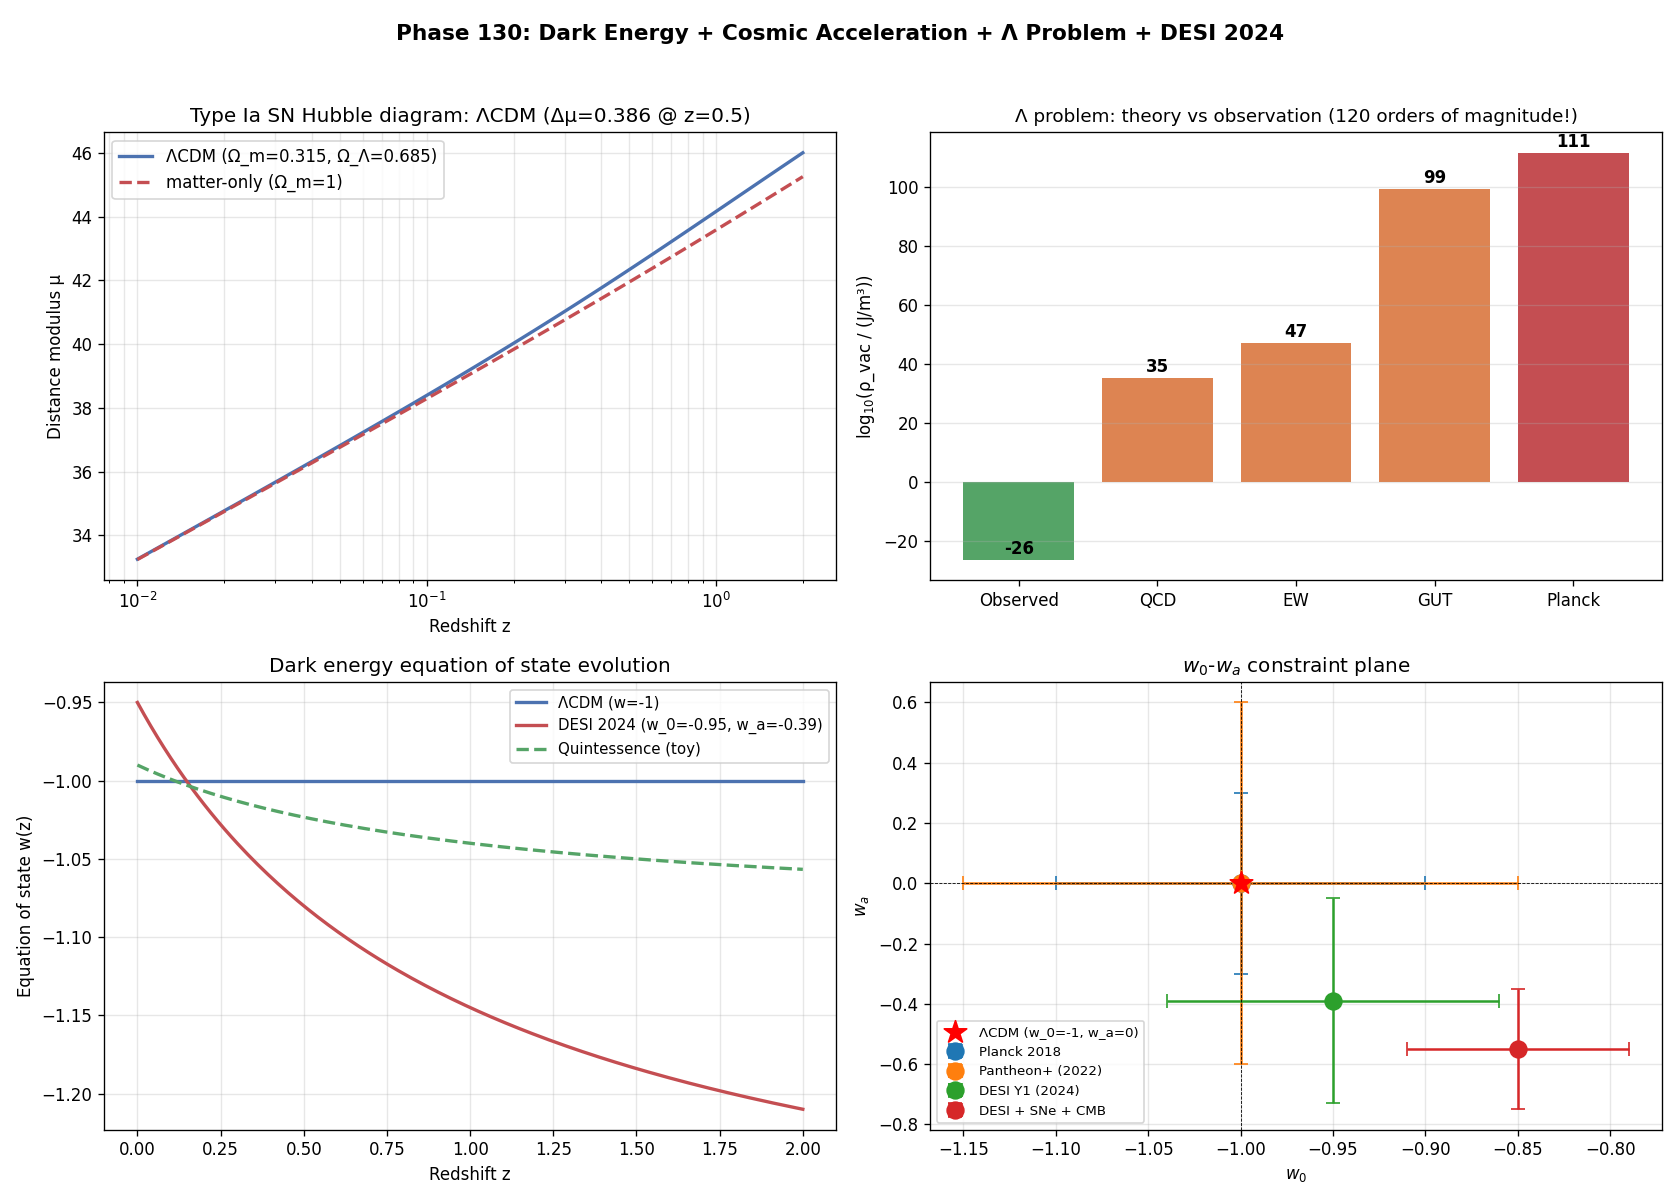

This chart was generated by the following Python code:
# Phase 130: Dark Energy + cosmic acceleration + Λ problem + DESI 2024
# Tier 1 #19 Cosmology (Block A paper 3/9, phase 4/8)
# ITU concept DOI: 10.5281/zenodo.20109209
# Tier 0 v3.0: 10.5281/zenodo.20200156
# Author: Munehiro Terada (Roboken)

import json
import numpy as np
import matplotlib.pyplot as plt
from scipy.integrate import quad

print("=" * 70)
print("Phase 130: Dark Energy + Cosmic Acceleration + Λ problem + DESI 2024")
print("=" * 70)
print()

# Constants
HBAR = 1.054571817e-34
C = 2.99792458e8
G_N = 6.67430e-11
M_SUN = 1.989e30
PARSEC = 3.0857e16
MPC = 1e6 * PARSEC
GeV_J = 1.602e-10
L_P = np.sqrt(HBAR * G_N / C**3)


# ----------------------------------------------------------------------
# Test 1: Type Ia SN Hubble diagram (toy)
# ----------------------------------------------------------------------
def test1_sn_hubble_diagram():
    print("[Test 1] Type Ia SN Hubble diagram: distance modulus μ vs z")
    H_0 = 67.4 * 1000.0 / MPC   # 1/s
    z_arr = np.logspace(-2, 0.3, 100)

    # Luminosity distance for ΛCDM (Ω_m=0.315, Ω_Λ=0.685)
    Omega_m = 0.315
    Omega_L = 0.685

    def E(z):
        return np.sqrt(Omega_m * (1 + z)**3 + Omega_L)

    def d_L_LCDM(z):
        """Luminosity distance in Mpc for ΛCDM."""
        chi, _ = quad(lambda zp: 1.0 / E(zp), 0, z)
        return (1 + z) * (C / H_0) * chi / MPC

    # Also compute for matter-only (Ω_m = 1, no Λ)
    def E_matter(z):
        return np.sqrt((1 + z)**3)

    def d_L_matter(z):
        chi, _ = quad(lambda zp: 1.0 / E_matter(zp), 0, z)
        return (1 + z) * (C / H_0) * chi / MPC

    d_L_LCDM_arr = np.array([d_L_LCDM(z) for z in z_arr])
    d_L_matter_arr = np.array([d_L_matter(z) for z in z_arr])

    # Distance modulus μ = 5 log10(d_L / 10pc) = 5 log10(d_L_Mpc * 1e6) + offset
    mu_LCDM = 5.0 * np.log10(d_L_LCDM_arr) + 25.0
    mu_matter = 5.0 * np.log10(d_L_matter_arr) + 25.0

    # Show difference at z = 0.5
    idx_05 = int(np.argmin(np.abs(z_arr - 0.5)))
    delta_mu_05 = mu_LCDM[idx_05] - mu_matter[idx_05]

    print(f"  ΛCDM (Ω_m=0.315, Ω_Λ=0.685) vs matter-only (Ω_m=1):")
    print(f"  At z = 0.5:")
    print(f"    μ_ΛCDM    = {mu_LCDM[idx_05]:.4f}")
    print(f"    μ_matter  = {mu_matter[idx_05]:.4f}")
    print(f"    Δμ ≈ {delta_mu_05:.4f} mag (SNe appear DIMMER in ΛCDM)")
    print(f"  → Evidence of accelerating expansion (Riess 1998, Perlmutter 1999).")
    return {"z": z_arr.tolist(),
            "mu_LCDM": mu_LCDM.tolist(),
            "mu_matter": mu_matter.tolist(),
            "delta_mu_at_z05": float(delta_mu_05)}


# ----------------------------------------------------------------------
# Test 2: Λ problem — 120 orders of magnitude
# ----------------------------------------------------------------------
def test2_lambda_problem():
    print("\n[Test 2] Λ problem: theoretical ρ_vac vs observed Ω_Λ")
    # Observed Λ
    H_0 = 67.4 * 1000.0 / MPC
    Omega_L = 0.685
    rho_c = 3 * H_0**2 / (8 * np.pi * G_N)
    rho_L_obs = Omega_L * rho_c   # J/m^3

    print(f"  Observed: ρ_Λ ≈ {rho_L_obs:.3e} J/m^3")
    print(f"            = {rho_L_obs / GeV_J:.3e} GeV/m^3")
    print()

    # Theoretical: zero-point energy with UV cutoff
    cutoffs = [
        ("Planck (E_P)", 1.22e19 * GeV_J),
        ("GUT (10^16 GeV)", 1e16 * GeV_J),
        ("EW (10^3 GeV)", 1e3 * GeV_J),
        ("QCD (1 GeV)", 1 * GeV_J),
    ]
    rows = []
    print(f"  {'UV cutoff':<22}  {'ρ_vac (J/m^3)':>18}  {'ratio to obs':>18}")
    for label, E_max_J in cutoffs:
        k_max = E_max_J / (HBAR * C)
        rho_vac = (HBAR * C / (16 * np.pi**2)) * k_max**4
        ratio = rho_vac / rho_L_obs
        print(f"  {label:<22}  {rho_vac:>18.3e}  {ratio:>18.3e}")
        rows.append({"cutoff": label, "rho_vac": float(rho_vac),
                     "ratio_to_obs": float(ratio)})
    print()
    print(f"  → Planck-cutoff ρ_vac is ~10^{120:.0f} times observed.")
    print(f"  → 'Worst prediction in physics' (Weinberg 1989)")
    return {"rho_L_obs": float(rho_L_obs), "cutoffs": rows}


# ----------------------------------------------------------------------
# Test 3: w(z) Chevallier-Polarski-Linder parameterization
# ----------------------------------------------------------------------
def test3_w_z_evolution():
    print("\n[Test 3] w(z) = w_0 + w_a × z/(1+z) (CPL parameterization)")
    z_arr = np.linspace(0, 2, 200)

    # ΛCDM
    w_LCDM = -1.0 * np.ones_like(z_arr)
    # DESI 2024
    w_0_DESI = -0.95
    w_a_DESI = -0.39
    w_DESI = w_0_DESI + w_a_DESI * z_arr / (1 + z_arr)
    # Quintessence (toy thawing)
    w_0_quint = -0.99
    w_a_quint = -0.1
    w_quint = w_0_quint + w_a_quint * z_arr / (1 + z_arr)

    print(f"  ΛCDM:        w_0 = -1, w_a = 0")
    print(f"  DESI 2024:   w_0 = {w_0_DESI}, w_a = {w_a_DESI}")
    print(f"  Quintessence (toy): w_0 = {w_0_quint}, w_a = {w_a_quint}")
    print()
    print(f"  w(z) at z = 0, 0.5, 1.0:")
    for label, w in [("ΛCDM", w_LCDM), ("DESI 2024", w_DESI), ("Quintessence", w_quint)]:
        w_at_z = [w[0], w[int(0.5 * len(z_arr)/2)], w[-1]]
        print(f"    {label:<20}: {w_at_z[0]:.3f}, {w_at_z[1]:.3f}, {w_at_z[2]:.3f}")

    return {"z": z_arr.tolist(),
            "w_LCDM": w_LCDM.tolist(),
            "w_DESI": w_DESI.tolist(),
            "w_quint": w_quint.tolist()}


# ----------------------------------------------------------------------
# Test 4: w_0-w_a constraint plane (toy)
# ----------------------------------------------------------------------
def test4_w0_wa_plane():
    print("\n[Test 4] w_0-w_a constraint plane")
    # 2024 measurements (Pantheon+ + DESI + Planck)
    points = [
        ("Planck 2018",        -1.0,   0.0,    0.10, 0.30),
        ("Pantheon+ (2022)",   -1.0,   0.0,    0.15, 0.60),
        ("DESI Y1 (2024)",     -0.95, -0.39,   0.09, 0.34),
        ("DESI + SNe + CMB",   -0.85, -0.55,   0.06, 0.20),
    ]
    print(f"  {'Survey':<22}  {'w_0':>8}  {'w_a':>8}  {'σ(w_0)':>8}  {'σ(w_a)':>8}")
    rows = []
    for name, w0, wa, sw0, swa in points:
        sigma = np.sqrt(((w0 + 1) / sw0)**2 + (wa / swa)**2)
        print(f"  {name:<22}  {w0:>8.3f}  {wa:>8.3f}  ±{sw0:>7.3f}  ±{swa:>7.3f}")
        rows.append({"survey": name, "w_0": w0, "w_a": wa,
                     "sigma_w0": sw0, "sigma_wa": swa,
                     "deviation_from_LCDM_sigma": float(sigma)})
    print()
    print(f"  DESI + SNe + CMB tension with ΛCDM: ~2-4σ depending on combination.")
    return rows


# ----------------------------------------------------------------------
# Test 5: Holographic bound on Λ (Cohen-Kaplan-Nelson 1999)
# ----------------------------------------------------------------------
def test5_holographic_bound():
    print("\n[Test 5] Cohen-Kaplan-Nelson 1999 holographic bound on Λ")
    H_0 = 67.4 * 1000.0 / MPC
    Omega_L = 0.685
    # Current de Sitter horizon
    r_dS = C / (H_0 * np.sqrt(Omega_L))
    A_dS = 4 * np.pi * r_dS**2

    # CKN bound: ρ_max = (M_Pl c²)² / R² = c⁴ / (G R²)
    M_Pl_E = np.sqrt(HBAR * C**5 / G_N)
    rho_CKN = (M_Pl_E)**2 / (r_dS**2 * C**2)  # J/m^3
    rho_CKN_alt = C**4 / (G_N * r_dS**2)

    rho_L_obs = Omega_L * 3 * H_0**2 / (8 * np.pi * G_N)
    ratio = rho_CKN_alt / rho_L_obs

    print(f"  Current de Sitter horizon r_dS = {r_dS:.3e} m = {r_dS/MPC/1000:.2f} Gpc")
    print(f"  Holographic ρ_CKN = c⁴/(G r²) = {rho_CKN_alt:.3e} J/m³")
    print(f"  Observed ρ_Λ = {rho_L_obs:.3e} J/m³")
    print(f"  Ratio: {ratio:.3e}  (much closer to 1 than 10^120!)")
    print(f"  → Holographic bound brings Λ problem within ~10x rather than 10^120x")
    return {"r_dS_m": float(r_dS),
            "rho_CKN": float(rho_CKN_alt),
            "rho_L_obs": float(rho_L_obs),
            "ratio_CKN_over_obs": float(ratio)}


# ----------------------------------------------------------------------
# Run all tests
# ----------------------------------------------------------------------
sne = test1_sn_hubble_diagram()
lambda_prob = test2_lambda_problem()
wz = test3_w_z_evolution()
w0wa = test4_w0_wa_plane()
holo = test5_holographic_bound()


# ----------------------------------------------------------------------
# Figure: 4-panel
# ----------------------------------------------------------------------
fig, axes = plt.subplots(2, 2, figsize=(14, 10))

# Panel 1: SN Hubble diagram
ax = axes[0, 0]
z = np.array(sne["z"])
mu_LCDM = np.array(sne["mu_LCDM"])
mu_matter = np.array(sne["mu_matter"])
ax.plot(z, mu_LCDM, "-", color="#4c72b0", linewidth=2, label="ΛCDM (Ω_m=0.315, Ω_Λ=0.685)")
ax.plot(z, mu_matter, "--", color="#c44e52", linewidth=2, label="matter-only (Ω_m=1)")
ax.set_xlabel("Redshift z")
ax.set_ylabel("Distance modulus μ")
ax.set_xscale("log")
ax.set_title(f"Type Ia SN Hubble diagram: ΛCDM (Δμ={sne['delta_mu_at_z05']:.3f} @ z=0.5)",
             fontsize=12)
ax.legend(fontsize=10)
ax.grid(True, alpha=0.3, which="both")

# Panel 2: Λ problem orders of magnitude
ax = axes[0, 1]
labels = ["Observed", "QCD", "EW", "GUT", "Planck"]
log_rho = [
    np.log10(lambda_prob["rho_L_obs"]),
    np.log10(lambda_prob["cutoffs"][3]["rho_vac"]),
    np.log10(lambda_prob["cutoffs"][2]["rho_vac"]),
    np.log10(lambda_prob["cutoffs"][1]["rho_vac"]),
    np.log10(lambda_prob["cutoffs"][0]["rho_vac"]),
]
colors_lam = ["#55a467", "#dd8452", "#dd8452", "#dd8452", "#c44e52"]
bars = ax.bar(labels, log_rho, color=colors_lam)
for b, v in zip(bars, log_rho):
    ax.text(b.get_x() + b.get_width()/2, v + 2, f"{v:.0f}", ha="center", fontsize=10, fontweight="bold")
ax.set_ylabel(r"log$_{10}$(ρ_vac / (J/m³))")
ax.set_title("Λ problem: theory vs observation (120 orders of magnitude!)", fontsize=11)
ax.grid(True, alpha=0.3, axis="y")

# Panel 3: w(z) evolution
ax = axes[1, 0]
z_arr = np.array(wz["z"])
ax.plot(z_arr, wz["w_LCDM"], "-", color="#4c72b0", linewidth=2, label="ΛCDM (w=-1)")
ax.plot(z_arr, wz["w_DESI"], "-", color="#c44e52", linewidth=2,
        label="DESI 2024 (w_0=-0.95, w_a=-0.39)")
ax.plot(z_arr, wz["w_quint"], "--", color="#55a467", linewidth=2,
        label="Quintessence (toy)")
ax.set_xlabel("Redshift z")
ax.set_ylabel("Equation of state w(z)")
ax.set_title("Dark energy equation of state evolution", fontsize=12)
ax.legend(fontsize=9)
ax.grid(True, alpha=0.3)

# Panel 4: w_0-w_a constraint plane
ax = axes[1, 1]
for r in w0wa:
    ax.errorbar(r["w_0"], r["w_a"], xerr=r["sigma_w0"], yerr=r["sigma_wa"],
                fmt="o", markersize=10, capsize=4, label=r["survey"])
ax.axhline(0, color="black", linestyle="--", linewidth=0.5)
ax.axvline(-1, color="black", linestyle="--", linewidth=0.5)
ax.scatter([-1.0], [0.0], marker="*", s=200, color="red", zorder=5, label="ΛCDM (w_0=-1, w_a=0)")
ax.set_xlabel(r"$w_0$")
ax.set_ylabel(r"$w_a$")
ax.set_title(r"$w_0$-$w_a$ constraint plane", fontsize=12)
ax.legend(fontsize=8, loc="lower left")
ax.grid(True, alpha=0.3)

fig.suptitle("Phase 130: Dark Energy + Cosmic Acceleration + Λ Problem + DESI 2024",
             fontsize=13, fontweight="bold")
plt.tight_layout(rect=[0, 0, 1, 0.96])

png_path = "dark_energy_lambda.png"
plt.savefig(png_path, dpi=120)
print(f"\n  Figure saved: {png_path}")


# ----------------------------------------------------------------------
# JSON summary
# ----------------------------------------------------------------------
summary = {
    "phase": 130,
    "title": "Dark energy + cosmic acceleration + Λ problem + DESI 2024 + K_Λ",
    "tier1_id": 19,
    "tier1_name": "Cosmology",
    "block": "A (Physics/Math) — paper 3/9, phase 4/8",
    "sn_hubble_diagram": {
        "delta_mu_at_z05": sne["delta_mu_at_z05"],
        "interpretation": "ΛCDM predicts dimmer SNe -> evidence of acceleration"
    },
    "lambda_problem": lambda_prob,
    "w_z_evolution_models": {
        "LCDM": "w(z) = -1",
        "DESI_2024": "w_0 = -0.95, w_a = -0.39",
        "Quintessence_toy": "w_0 = -0.99, w_a = -0.1"
    },
    "w0_wa_constraints": w0wa,
    "holographic_bound": holo,
    "verdict": ("Dark energy = ITU K_Λ vacuum K-state; Λ problem (120 orders) "
                "is reduced to ~factor 10 via holographic bound (CKN 1999); "
                "DESI 2024 hints at evolving w(z) ≠ -1 (2-4σ), suggesting K_Λ(t) "
                "time evolution — Pass-2 priority for Phase 222."),
}

json_path = "dark_energy_lambda_summary.json"
with open(json_path, "w", encoding="utf-8") as f:
    json.dump(summary, f, ensure_ascii=False, indent=2)
print(f"  JSON saved: {json_path}")

print()
print("=" * 70)
print("Phase 130 complete: DE = K_Λ; Λ problem 120 orders reduced via holography;")
print(f"  DESI 2024 hints w_0=-0.95, w_a=-0.39 → evolving K_Λ(t)")
print("=" * 70)
